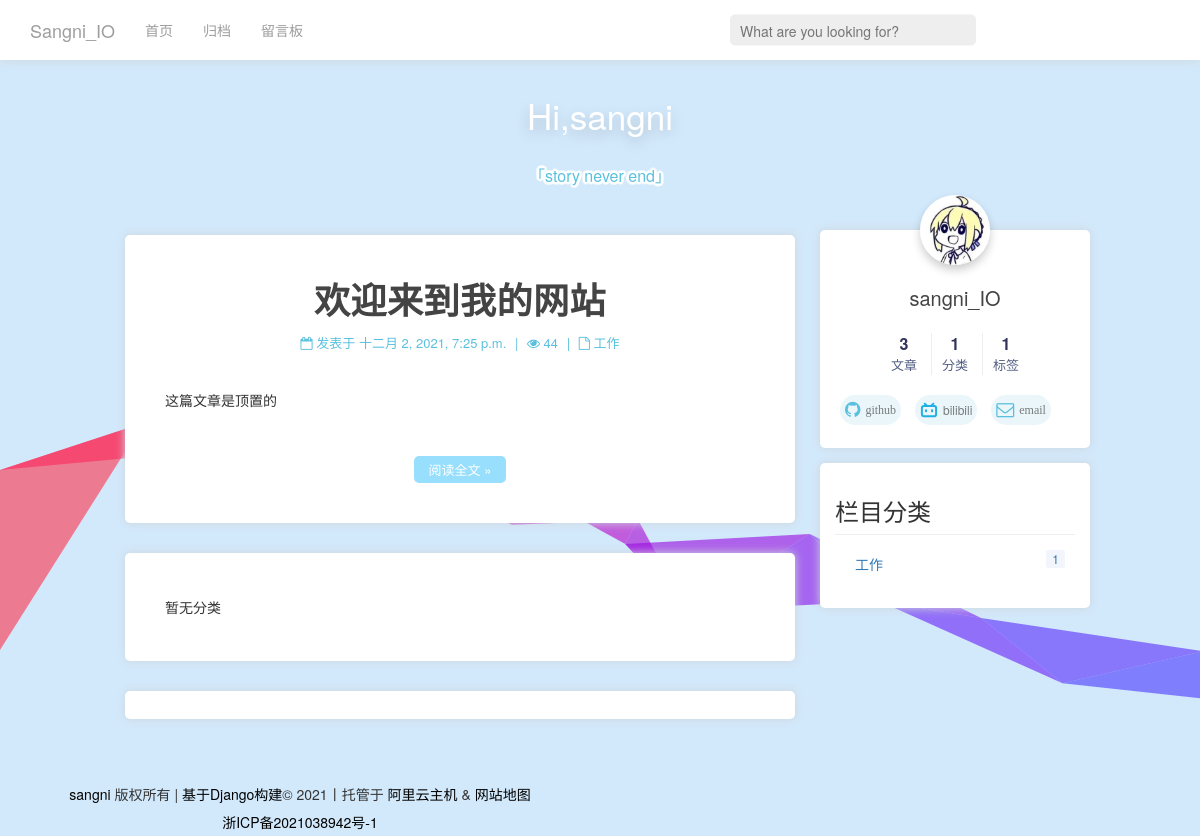
Before: / with the older database file.
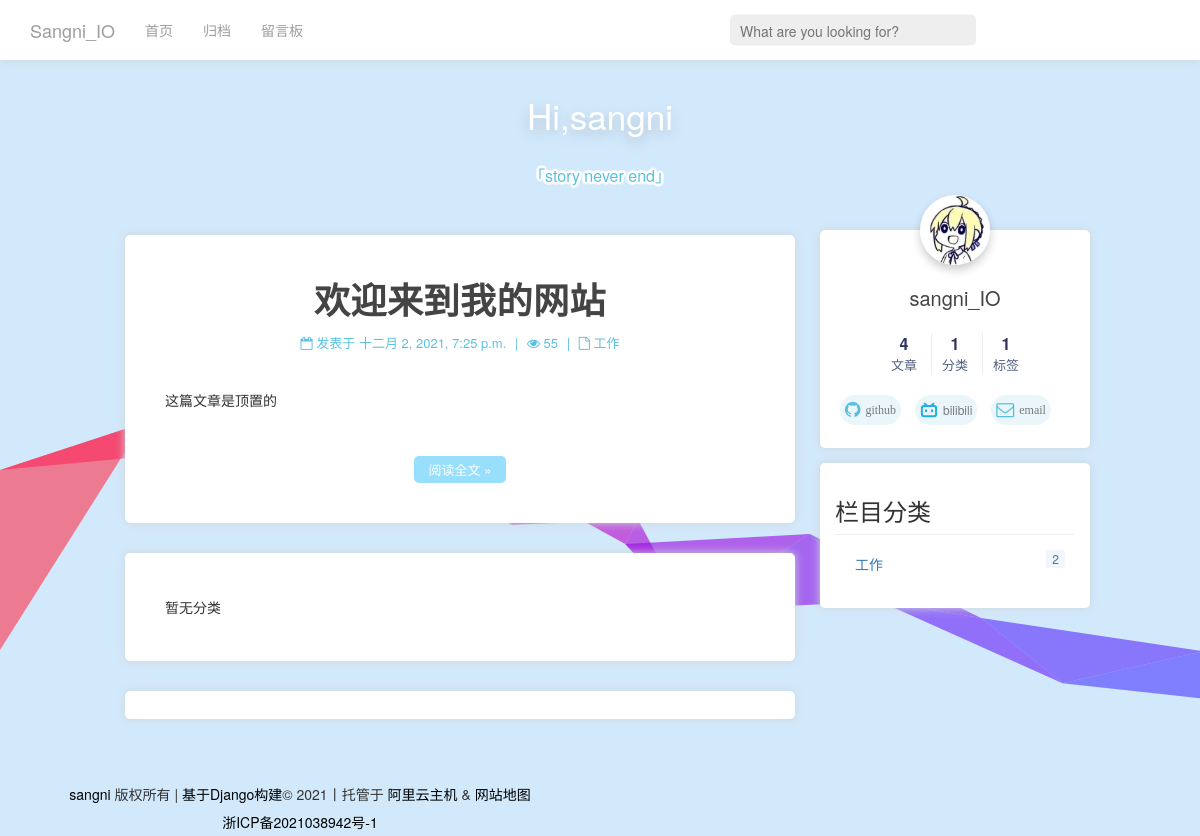
After: the same page with the newer database file.
### web/models.py (models this page shows, shortened)
class Article(models.Model):
    STATUS_CHOICES = (
        ('d', '草稿'),
        ('p', '发表'),
    )
    TOP_CHOICES = (
        ('0', '普通'),
        ('1', '置顶'),
    )
    title = models.CharField(verbose_name='标题', max_length=100)
    body = RichTextUploadingField(verbose_name='正文', blank=True, null=True)
    status = models.CharField(verbose_name='状态', max_length=1, choices=STATUS_CHOICES, default='p')
    top = models.CharField(verbose_name='置顶', max_length=1, choices=TOP_CHOICES, default='0')
    views = models.PositiveIntegerField(verbose_name='浏览量', default=0)
    created_time = models.DateTimeField(verbose_name='创建时间', default=now)
    category = models.ForeignKey(Category, verbose_name='分类', on_delete=models.CASCADE, blank=True,
                                 null=True)
    tags = models.ManyToManyField(Tag, verbose_name='标签集合', blank=True)
    class Meta:
        ordering = ['-created_time']  # 按文章创建日期降序
        verbose_name = '文章'  # 指定后台显示模型名称
        verbose_name_plural = '文章列表'  # 指定后台显示模型复数名称
        db_table = 'article'  # 数据库表名
        get_latest_by = 'created_time'

class Category(models.Model):
    name = models.CharField(verbose_name='博客类别', max_length=20)
    number = models.IntegerField(verbose_name='分类数目', default=0)
    class Meta:
        ordering = ['name']
        verbose_name = "类别名称"
        verbose_name_plural = '分类列表'
        db_table = "category"  # 数据库表名
    def __str__(self):
        return self.name

class User(AbstractUser):
    tag = models.CharField(max_length=50)
    email = models.EmailField()
    created_time = models.CharField(max_length=50, default=now)
    comment_num = models.PositiveIntegerField(verbose_name='评论数', default=0)  # 评论数
    avatar = models.ImageField(upload_to='media', default="media/default.png")  # 用户头像

### web/views.py (the view)
# urls.py: path( '',  views.Blog, name='home' ),
def Blog(request):
    articles = models.Article.objects.all().order_by('-id')
    count_nums = models.Counts.objects.first()
    user=models.User.objects.first()
    blog_nums = count_nums.blog_nums
    cate_nums = count_nums.category_nums
    tag_nums = count_nums.tag_nums
    count_nums.visit_nums += 1
    count_nums.save()
    all_category = models.Category.objects.all().order_by('id')
    top=models.Article.objects.filter(top=1)
    try:
        page = request.GET.get('page', 1)
    except PageNotAnInteger:
        page = 1
    p = Paginator(articles, 3, request=request)
    articles = p.page(page)
    return render(request, 'index.html', {
        'all_category': all_category,
        'articles': articles,
        'tops':top,
        'avatar':user.avatar,
        'blog_nums': blog_nums,
        'cate_nums': cate_nums,
        'tag_nums': tag_nums
    })

### web/templates/index.html (shortened to what this page needs)
{% extends 'base.html' %}
{% block content %}
<div class="container col-md-7" id="prime">
    <div class="line">
        {% for top in tops %}
        <div class="article ">
            <div class="header">
                <h1 class="article_title"><a  class="scaleup" style="color: #444;font-weight: 700;">{{top.title}}</a></h1>
                <div class="detail">
                        <span class="post-time">
                        <span class="post-meta-item-icon">
                            <i class="fa fa-calendar-o"></i>
                        </span>
                        <span class="post-meta-item-text">发表于</span>
                        <span>{{top.created_time}}</span>
                    </span>
                    <span style="margin: 0 5px;">|</span>
                    <span class="watch-num">
                        <span class="watch-num-item-icon">
                            <i class="fa fa-eye"></i>
                        </span>
                        <span>{{top.views}}</span>
                    </span>
                    <span style="margin: 0 5px;">|</span>
                    <span class="file">
                        <span class="cate">
                            <i class="fa fa-file-o"></i>
                        </span>
                        <span>{{top.category}}</span>
                    </span>
                </div>
            </div>
            <div style="margin-top: 30px">{{top.body|striptags|truncatechars:200}} </div>
            <div class="post-button">
                <a class="btn scaleup" href="/article/{{top.id}}" rel="contents">阅读全文 »</a>
            </div>
        </div>
        {% endfor%}
        {% for article in articles.object_list %}
        {% if article.top == '0' or cate == 1%}
        <div class="article ">
            <div class="header">
                <h1 class="article_title"><a  class="scaleup" style="color: #444;font-weight: 700;">{{article.title}}</a></h1>
                <div class="detail">
                        <span class="post-time">
                        <span class="post-meta-item-icon">
                            <i class="fa fa-calendar-o"></i>
                        </span>
                        <span class="post-meta-item-text">发表于</span>
                        <span>{{article.created_time}}</span>
                    </span>
                    <span style="margin: 0 5px;">|</span>
                    <span class="watch-num">
                        <span class="watch-num-item-icon">
                            <i class="fa fa-eye"></i>
                        </span>
                        <span>{{article.views}}</span>
                    </span>
                    <span style="margin: 0 5px;">|</span>
                    <span class="file">
                        <span class="cate">
                            <i class="fa fa-file-o"></i>
                        </span>
                        <span>{{article.category}}</span>
                    </span>
                </div>
            </div>
            <div style="margin-top: 10px"> {{article.body|safe|truncatechars:200}} </div>
            <div class="post-button">
                <a class="btn scaleup" href="/article/{{article.id}}" rel="contents">阅读全文 »</a>
            </div>
        </div>
        {% endif %}
        {% empty %}
            <div class="article">暂无分类</div>
        {% endfor %}
        <div class="foot">
        </div>
    </div>
</div>
{% endblock%}

### web/templates/base.html (shortened to what this page needs)
<!DOCTYPE html>
<html lang="en">
<head>
    <link rel="stylesheet" href="https://cdn.staticfile.org/font-awesome/4.7.0/css/font-awesome.css">
    <link rel="stylesheet" href="../static/bootstrap.min.css">
    <link rel="stylesheet" href="../static/main.css">
</head>
<body>
<div>
    <nav class="navbar navbar-inverse" role="navigation">
        <div class="container">
            <div class="navbar-header">
                <a class="navbar-brand" href="/index/">Sangni_IO</a>
            </div>
            <div class="collapse navbar-collapse" id="example-navbar-collapse">
                <ul class="nav navbar-nav">
                    <li><a href="/index/">首页</a></li>
                    <li><a href="/archive/">归档</a></li>
                    <li><a href="/article/2">留言板</a></li>
                    <li class="item-search">
                        <form action="{% url 'search' %}" class="search-form" method="get">
                            <div class="fgroup">
                                <input class="search" type="search" placeholder="What are you looking for?" name="q">
                            </div>
                        </form>
                    </li>
                </ul>
            </div>
        </div>
    </nav>
</div>
<div class="banner_container">
    <span class="banner_title">Hi,sangni</span>
    <span class="banner_title1">「story never end」</span>
</div>
<div id="main">
    {% block content %}
    {% endblock %}
    <div id="rightbar" class="fixed-top">
        <div class="my-info">
        <div id="avatar"><img  class='img' src="/media/{{avatar}}" alt=""></div>
        <div class="name"><a>sangni_IO</a></div>
        <div>
            <nav class="site-state">
                <div class="site-state-item site-state-posts">
                    <a style="cursor: default;">
                        <span class="site-state-item-count">{{blog_nums}}</span>
                        <span class="site-state-item-name">文章</span>
                    </a>
                </div>
                <div class="site-state-item site-state-categories">
                    <a data-toggle="modal" data-target="#blog_categories">
                        <span class="site-state-item-count">{{cate_nums}}</span>
                        <span class="site-state-item-name">分类</span>
                    </a>
                </div>
                <div class="site-state-item site-state-tags">
                    <a data-toggle="modal" data-target="#blog_tags">
                        <span class="site-state-item-count">{{tag_nums}}</span>
                        <span class="site-state-item-name">标签</span>
                    </a>
                </div>
            </nav>
        </div>
        <div class="links-of-author motion-element">
                <span class="links-of-author-item scaleup">
                    <a href="https://github.com/sangni3" target="_blank" title="github">
                        <i class="fa fa-github">
                            <span>github</span>
                        </i>
                    </a>
                </span>
            <span class="links-of-author-item scaleup">
                    <a href="https://space.bilibili.com/7867047" target="_blank" title="bilibili">
                        <i style="fill:#20b0e3;">
                            <span>bilibili</span>
                        </i>
                    </a>
                </span>
            <span class="links-of-author-item scaleup">
                    <a href="mailto:dujuntaolove@outlook.com" target="_blank" title="email">
                        <i class="fa fa-envelope-o">
                            <span>email</span>
                        </i>
                    </a>
                </span>
        </div>
        </div>
        <div class="categorys">
            <h3>栏目分类</h3>
            <ul>
                {% for category in all_category %}
                <li >
                    <a href="/type/{{category.id}}">{{category.name}}
                        <span>{{category.number}}</span>
                    </a>
                </li>
                {% endfor %}
            </ul>
        </div>
    </div>
</div>
<footer class="footer">
    <div class="footer-inner">
        <div class="copyright pull-left">
            <a href="/" title="KenZhang">sangni</a> 版权所有 |
            <a href="https://www.djangoproject.com/" title="Django" target="_blank">基于Django构建</a>© 2021丨托管于
            <a rel="nofollow" target="_blank" href="https://www.aliyun.com/" title="阿里云主机">阿里云主机</a> &amp;
            <a href="/sitemap.xml" title="Sitemap" target="_blank">网站地图</a>
            <div style="text-align: center;">
                <a rel="nofollow" target="_blank" href="https://beian.miit.gov.cn/">浙ICP备2021038942号-1</a>
            </div>
        </div>
    </div>
    <link rel="stylesheet" href="https://cdn.jsdelivr.net/npm/aplayer@1.10.1/dist/APlayer.min.css">
</footer>
</body>
</html>

Changed rows visible on the page:
changed Article "欢迎来到我的网站": views "44" → "55"
changed Category "工作": number "1" → "2"
Other visible differences:
{{ blog_nums }}: "3" → "4"
